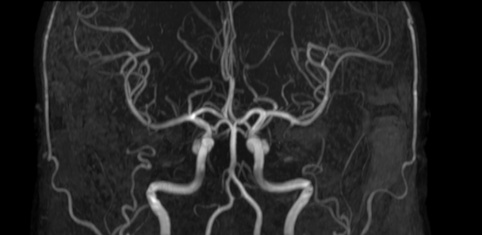
%> input picture Lecture 6/Brain_MRA.jpg, 482 x 235 px, shrunk from 1177 x 573 before the run
$ octave image_equalizer.m   (GNU Octave 9; MATLAB toolbox functions it lacks are replaced by stand-ins)
%> lines starting %> are read from the running program, lines starting %| are printed output that depends on the picture
clc
clear
close all

Input_Im_RGB = imread('Brain_MRA.jpg');
%> Input_Im_RGB is the input picture: size 235x482x3 uint8; min 0, max 255, mean 38.1
Input_Im = Input_Im_RGB(:,:,1);

Output_Im = histeq(Input_Im);
imshowpair(Input_Im,Output_Im,'montage')
title('Original vs Equalized');

figure; imhist(Input_Im); title('Input');
figure; imhist(Output_Im); title('Output');


%% ## RGB to YCrCB than equalize
clc
clear
close all
Input_Im_RGB = imread('Fundus_RGB.jpg');
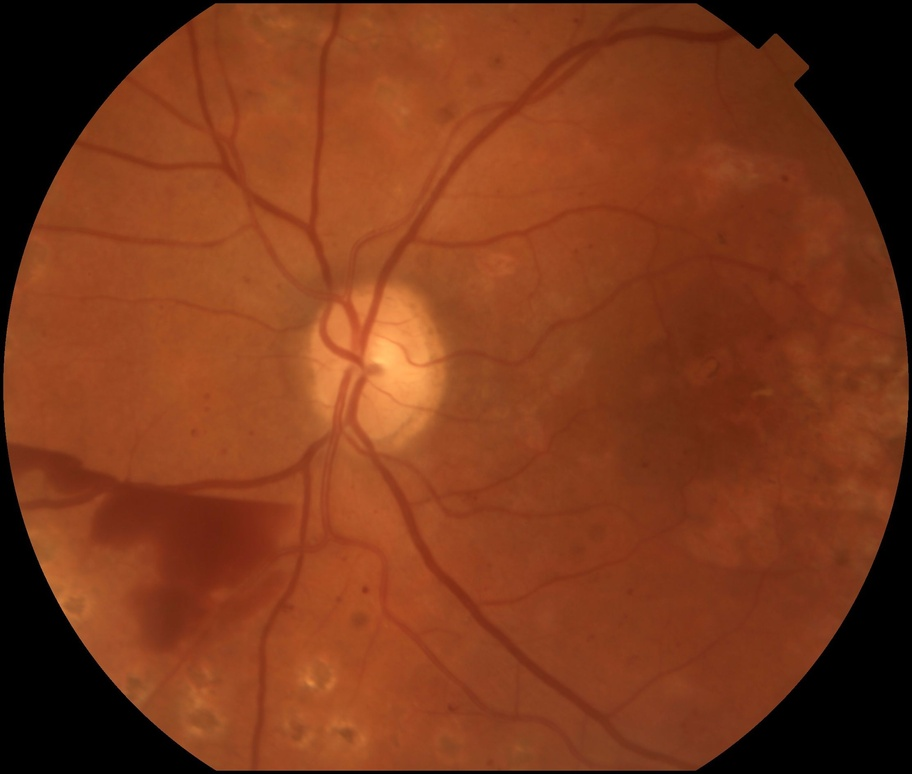
%> input picture Lecture 6/Fundus_RGB.jpg, 912 x 774 px, shrunk from 2224 x 1888 before the run
%> Input_Im_RGB is the input picture: size 774x912x3 uint8; mean R, G, B 124.3, 57.1, 27.1
Input_Im_YCrCb = rgb2ycbcr(Input_Im_RGB);
%> Input_Im_YCrCb: size 774x912x3 uint8; mean of channels 1, 2, 3 79.4, 104.9, 159.6

Y = Input_Im_YCrCb(:,:,1);
Cr = Input_Im_YCrCb(:,:,2);
Cb = Input_Im_YCrCb(:,:,3);

Output_Im_Y = histeq(Y);
imshowpair(Y,Output_Im_Y,'montage')

figure
imhist(Y,256)
%> figure, not shown here; highest point at x = 16, y = 91059

figure
imhist(Output_Im_Y,256)
%> figure, not shown here; highest point at x = 28, y = 91059
Output_Im_YCrCb(:,:,1) = Output_Im_Y(:,:,1);
Output_Im_YCrCb(:,:,2) = Cr(:,:,1);
Output_Im_YCrCb(:,:,3) = Cb(:,:,1);
%> Output_Im_YCrCb: size 774x912x3 uint8; mean of channels 1, 2, 3 129.8, 104.9, 159.6
Output_Im_RGB = ycbcr2rgb(Output_Im_YCrCb);
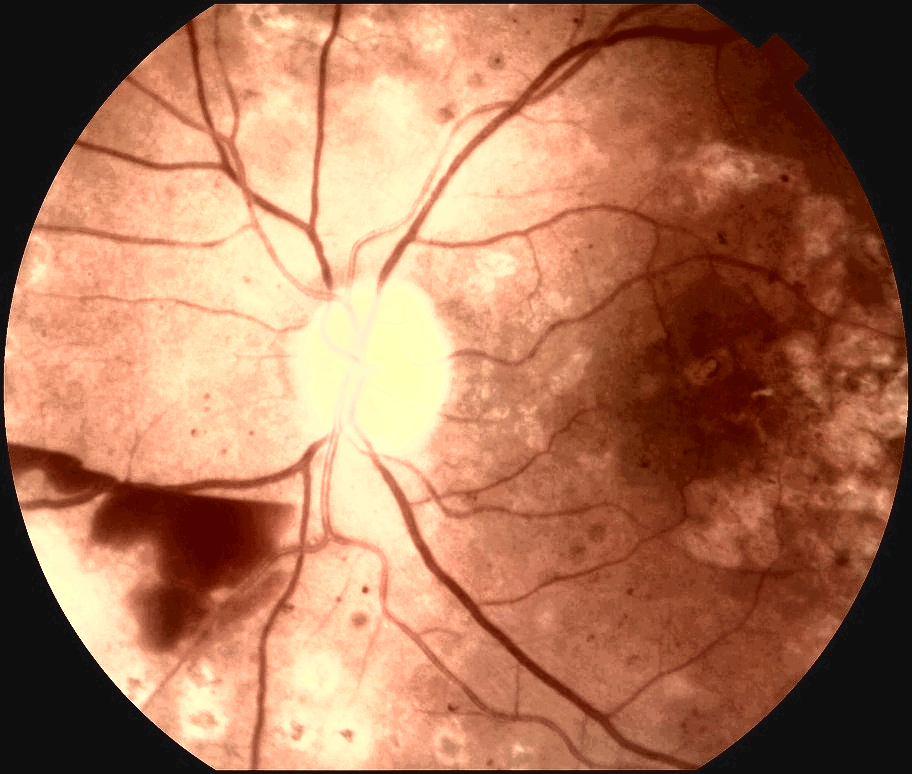
%> Output_Im_RGB: size 774x912x3 uint8; mean R, G, B 169.4, 115.8, 86.3

figure
imshowpair(Input_Im_RGB,Output_Im_RGB,'montage')
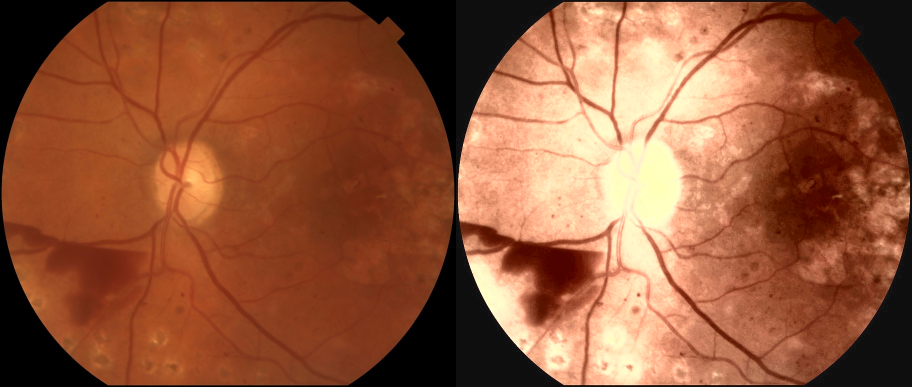
%> displayed picture: size 774x1824x3, on the screen's scale of 0 to 255 (shown at 1/2 size); mean R, G, B 146.8, 86.4, 56.7

%% ## Perfectly flat equalization
clc;
clear;
close all;

J = double((imread('Fundus_RGB.bmp')))/255; %input RGB image

J_ycc = rgb2ycbcr(J); % Ycbcr
%> J_ycc: size 774x912x3 double; mean of channels 1, 2, 3 0.311, 0.411, 0.626
y = J_ycc(:,:,1); % use y to equalize its histogram
y = y + (0.5 - rand(size(y)))./255; %add uniform random noise
N = size(y,1)*size(y,2);
%> N = 705888

% number of pixels in each of 256 segments
N_p = round(N/256);
%> N_p = 2757

%vectorize image
y_v = reshape(y,[1 N]);
[y_s, y_i] = sort(y_v); % sorted value (s) and index (i)
g = 0; % gray level
for i = N_p : N_p : N
    a = y_i(1 + i - N_p : i); % indices of sorted pixels
    %assign same gray level to pixels in a segment
    y_v(a) = g;
    g = g + 1;
end
%> after the loop, g = 256

% reshape to 2D image
y_n = reshape(y_v,[size(y,1), size(y,2)]);
J_ycc(:,:,1) = y_n / 255; % normalize to [0,1] range
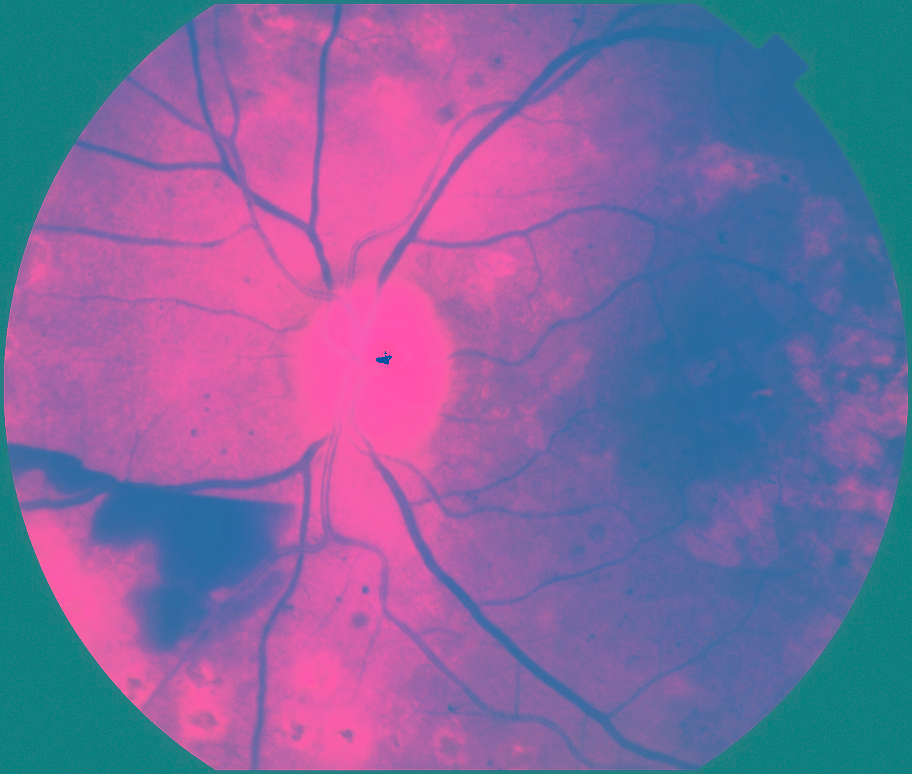
%> J_ycc: size 774x912x3 double; mean R, G, B 0.5, 0.411, 0.626
I = ycbcr2rgb(J_ycc); %back to rgb
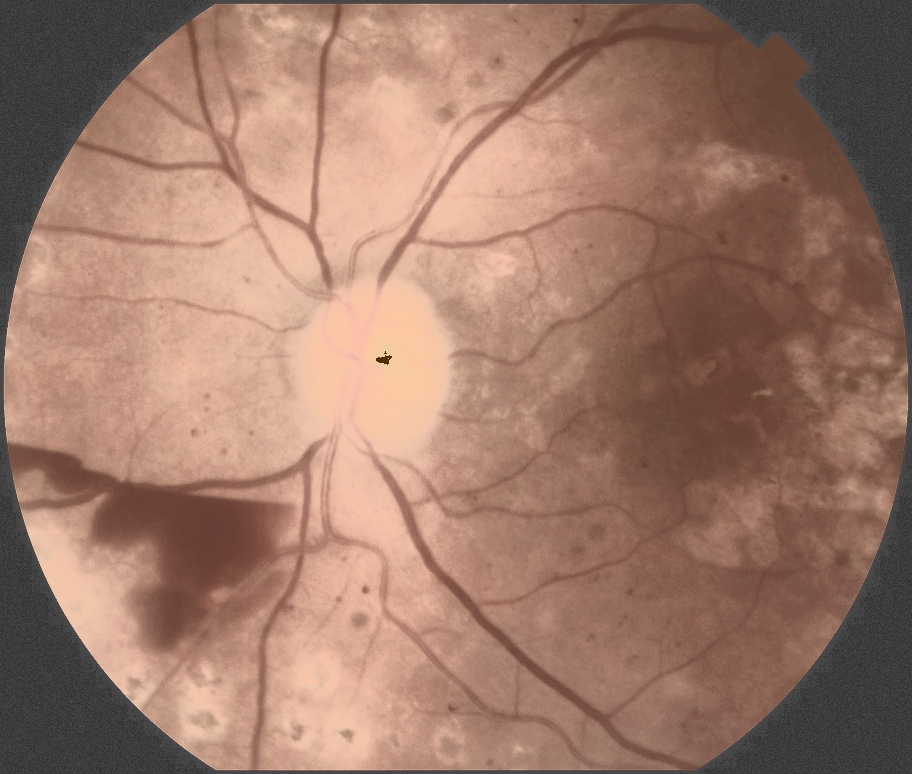
%> I: size 774x912x3 double; mean R, G, B 0.707, 0.444, 0.326; drawn with min black and max white

figure
imshowpair(J,I,'montage')
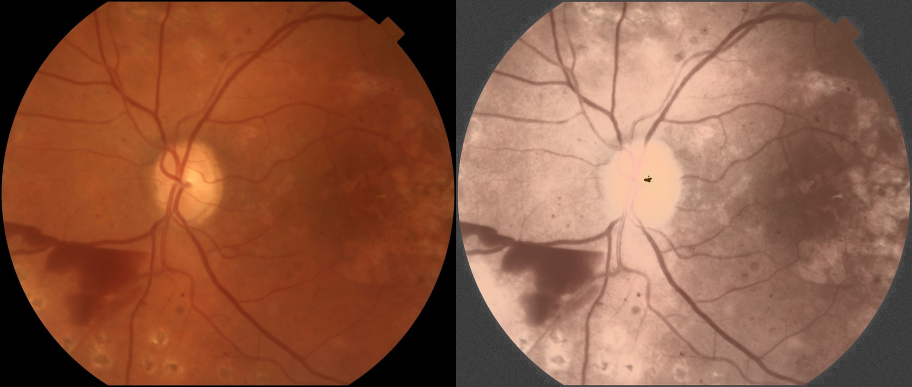
%> displayed picture: size 774x1824x3, on the screen's scale of 0 to 255 (shown at 1/2 size); mean R, G, B 141.5, 89.6, 66.5
g = 0 : 255;
h = imhist(J_ycc(:,:,1),256);
%> h = 256 values, max 2853 at index 2, min 2757 at index 1, mean 2757.4
h = h / sum(h); % uniform histogram
%> h = 256 values, max 0.00404 at index 2, min 0.00391 at index 1, mean 0.00391
c = cumsum(h); % comulative
%> c = 256 values from 0.00391 to 1
figure(2); bar(g, h);
figure(3); plot(g, c);
%> after `plot(g, c)`:
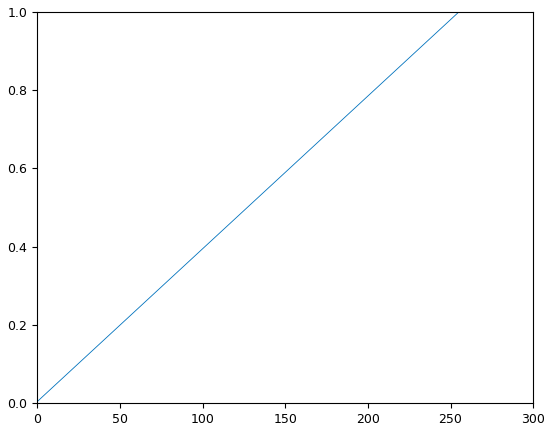
%> figure redrawn from the program's plot data; curve peaks at x = 255, y = 1

%% ## RGB to YCrCB than equalize
clc
clear
close all
Input_Im_RGB = imread('Fundus_RGB.jpg');
%> (the run ends here)
